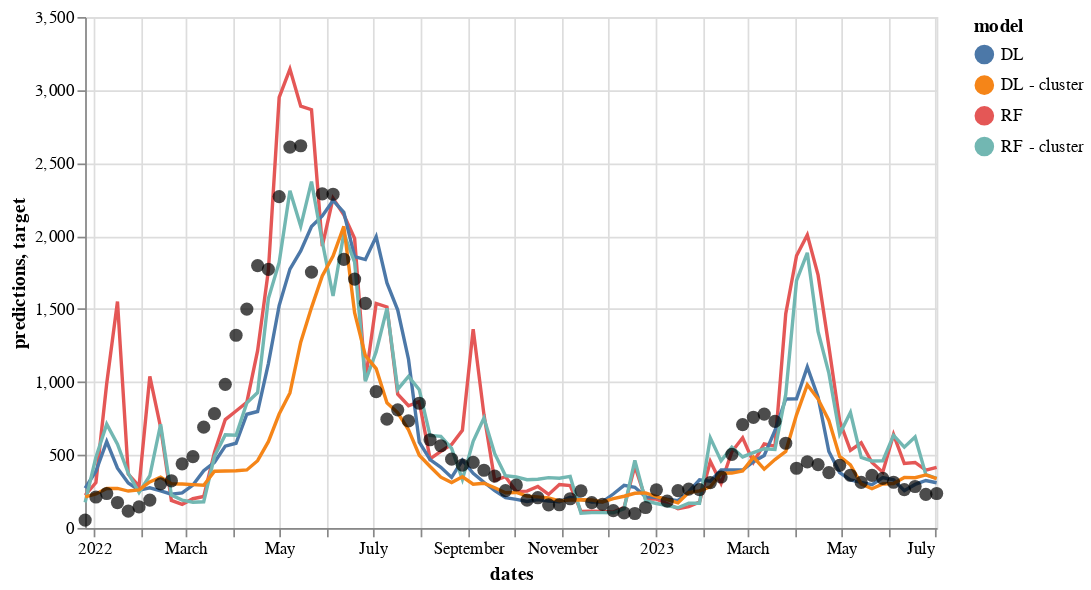

The notebook cell saved with this chart:
### Code cell
highlight = alt.selection_point(on='mouseover', fields=['model'], nearest=True)

data = alt.Chart(df_e).mark_circle(size = 60).encode(
    x='dates:T',
    y='target:Q',
    color=alt.value('black'),
    #size = alt.value(3)
    tooltip = 'target:Q'
).properties(
    width=500
)


base = alt.Chart(df_plot).encode(
   x='dates:T',
    y='predictions:Q',
    color='model:N'
).add_params(
    highlight
).properties(
    width=500
)

points = base.mark_circle().encode(
    opacity=alt.value(0)
).add_params(
    highlight
).properties(
    width=500
)

lines = base.mark_line().encode(
    #size=alt.condition(~highlight, alt.value(1), alt.value(3))
    color=alt.condition(highlight, alt.Color('model:N'), alt.value('lightgray')),
    tooltip = ['model:N', 'predictions']
    
)


timeseries = base.mark_line().encode(
    color=alt.Color('model:N').legend(None)
).transform_filter(
    highlight
)


points + lines + data

### Figure 1 — Vega-Lite specification as saved in the notebook (floating-point values rounded to 4 significant figures; data arrays with more than 128 entries replaced by an {"elided": "..."} marker saying what was removed)
{"config": {"view": {"continuousWidth": 300, "continuousHeight": 300}}, "layer": [{"mark": {"type": "circle"}, "encoding": {"color": {"field": "model", "type": "nominal"}, "opacity": {"value": 0}, "x": {"field": "dates", "type": "temporal"}, "y": {"field": "predictions", "type": "quantitative"}}, "name": "view_59"}, {"mark": {"type": "line"}, "encoding": {"color": {"condition": {"param": "param_53", "field": "model", "type": "nominal"}, "value": "lightgray"}, "tooltip": [{"field": "model", "type": "nominal"}, {"field": "predictions", "type": "quantitative"}], "x": {"field": "dates", "type": "temporal"}, "y": {"field": "predictions", "type": "quantitative"}}}, {"data": {"name": "data-b40a1c7709b089215ee40ee14eba6338"}, "mark": {"type": "circle", "size": 60}, "encoding": {"color": {"value": "black"}, "tooltip": {"field": "target", "type": "quantitative"}, "x": {"field": "dates", "type": "temporal"}, "y": {"field": "target", "type": "quantitative"}}}], "data": {"name": "data-82f8dd32896fa514f98f5260fde8a790"}, "params": [{"name": "param_53", "select": {"type": "point", "fields": ["model"], "nearest": true, "on": "mouseover"}, "views": ["view_59"]}], "width": 500, "$schema": "https://vega.github.io/schema/vega-lite/v5.8.0.json", "datasets": {"data-82f8dd32896fa514f98f5260fde8a790": {"elided": "320 records"}, "data-b40a1c7709b089215ee40ee14eba6338": [{"dates": "2021-12-26T00:00:00", "target": 54.0, "preds": 224.0, "lb": 0.0, "ub": 657.2, "target_nn": 54.0, "preds_nn": 273.0, "lb_nn": 119.7, "ub_nn": 455.1, "target_cluster": 54.0, "preds_cluster": 174.7, "lb_cluster": 0.0, "ub_cluster": 483.7, "target_nn_cluster": 54.0, "preds_nn_cluster": 212.8, "lb_nn_cluster": 64.83, "ub_nn_cluster": 331.9}, {"dates": "2022-01-02T00:00:00", "target": 212.0, "preds": 311.1, "lb": 0.0, "ub": 926.3, "target_nn": 212.0, "preds_nn": 388.2, "lb_nn": 211.4, "ub_nn": 684.2, "target_cluster": 212.0, "preds_cluster": 484.2, "lb_cluster": 56.64, "ub_cluster": 911.8, "target_nn_cluster": 212.0, "preds_nn_cluster": 232.7, "lb_nn_cluster": 43.72, "ub_nn_cluster": 365.5}, {"dates": "2022-01-09T00:00:00", "target": 236.0, "preds": 989.6, "lb": 0.0, "ub": 2140.0, "target_nn": 236.0, "preds_nn": 591.6, "lb_nn": 269.0, "ub_nn": 959.5, "target_cluster": 236.0, "preds_cluster": 711.3, "lb_cluster": 334.4, "ub_cluster": 1088.0, "target_nn_cluster": 236.0, "preds_nn_cluster": 270.1, "lb_nn_cluster": 90.2, "ub_nn_cluster": 404.4}, {"dates": "2022-01-16T00:00:00", "target": 174.0, "preds": 1551.0, "lb": 104.7, "ub": 2996.0, "target_nn": 174.0, "preds_nn": 409.7, "lb_nn": 214.7, "ub_nn": 694.7, "target_cluster": 174.0, "preds_cluster": 574.1, "lb_cluster": 206.4, "ub_cluster": 941.9, "target_nn_cluster": 174.0, "preds_nn_cluster": 270.5, "lb_nn_cluster": 97.82, "ub_nn_cluster": 384.2}, {"dates": "2022-01-23T00:00:00", "target": 115.0, "preds": 368.9, "lb": 0.0, "ub": 2020.0, "target_nn": 115.0, "preds_nn": 307.9, "lb_nn": 156.8, "ub_nn": 486.8, "target_cluster": 115.0, "preds_cluster": 374.8, "lb_cluster": 0.0, "ub_cluster": 859.0, "target_nn_cluster": 115.0, "preds_nn_cluster": 252.7, "lb_nn_cluster": 122.0, "ub_nn_cluster": 394.7}, {"dates": "2022-01-30T00:00:00", "target": 144.0, "preds": 286.0, "lb": 0.0, "ub": 1978.0, "target_nn": 144.0, "preds_nn": 257.9, "lb_nn": 110.2, "ub_nn": 410.5, "target_cluster": 144.0, "preds_cluster": 242.6, "lb_cluster": 0.0, "ub_cluster": 941.0, "target_nn_cluster": 144.0, "preds_nn_cluster": 260.4, "lb_nn_cluster": 115.4, "ub_nn_cluster": 359.4}, {"dates": "2022-02-06T00:00:00", "target": 191.0, "preds": 1039.0, "lb": 0.0, "ub": 3066.0, "target_nn": 191.0, "preds_nn": 275.0, "lb_nn": 146.7, "ub_nn": 409.3, "target_cluster": 191.0, "preds_cluster": 357.3, "lb_cluster": 0.0, "ub_cluster": 1480.0, "target_nn_cluster": 191.0, "preds_nn_cluster": 314.8, "lb_nn_cluster": 111.6, "ub_nn_cluster": 550.0}, {"dates": "2022-02-13T00:00:00", "target": 302.0, "preds": 690.0, "lb": 0.0, "ub": 2315.0, "target_nn": 302.0, "preds_nn": 253.6, "lb_nn": 120.9, "ub_nn": 401.7, "target_cluster": 302.0, "preds_cluster": 710.4, "lb_cluster": 0.0, "ub_cluster": 1970.0, "target_nn_cluster": 302.0, "preds_nn_cluster": 347.3, "lb_nn_cluster": 174.6, "ub_nn_cluster": 521.8}, {"dates": "2022-02-20T00:00:00", "target": 323.0, "preds": 188.6, "lb": 0.0, "ub": 1767.0, "target_nn": 323.0, "preds_nn": 230.8, "lb_nn": 106.6, "ub_nn": 399.6, "target_cluster": 323.0, "preds_cluster": 225.4, "lb_cluster": 0.0, "ub_cluster": 1497.0, "target_nn_cluster": 323.0, "preds_nn_cluster": 302.6, "lb_nn_cluster": 135.8, "ub_nn_cluster": 429.2}, {"dates": "2022-02-27T00:00:00", "target": 439.0, "preds": 161.9, "lb": 0.0, "ub": 1571.0, "target_nn": 439.0, "preds_nn": 239.4, "lb_nn": 85.71, "ub_nn": 371.4, "target_cluster": 439.0, "preds_cluster": 190.4, "lb_cluster": 0.0, "ub_cluster": 1206.0, "target_nn_cluster": 439.0, "preds_nn_cluster": 301.4, "lb_nn_cluster": 180.3, "ub_nn_cluster": 481.1}, {"dates": "2022-03-06T00:00:00", "target": 488.0, "preds": 200.1, "lb": 0.0, "ub": 1337.0, "target_nn": 488.0, "preds_nn": 294.0, "lb_nn": 141.5, "ub_nn": 465.8, "target_cluster": 488.0, "preds_cluster": 176.1, "lb_cluster": 0.0, "ub_cluster": 1108.0, "target_nn_cluster": 488.0, "preds_nn_cluster": 296.9, "lb_nn_cluster": 132.6, "ub_nn_cluster": 438.5}, {"dates": "2022-03-13T00:00:00", "target": 690.0, "preds": 215.0, "lb": 0.0, "ub": 1515.0, "target_nn": 690.0, "preds_nn": 391.4, "lb_nn": 224.4, "ub_nn": 736.2, "target_cluster": 690.0, "preds_cluster": 179.4, "lb_cluster": 0.0, "ub_cluster": 1117.0, "target_nn_cluster": 690.0, "preds_nn_cluster": 292.6, "lb_nn_cluster": 143.2, "ub_nn_cluster": 475.4}, {"dates": "2022-03-20T00:00:00", "target": 783.0, "preds": 518.9, "lb": 0.0, "ub": 1792.0, "target_nn": 783.0, "preds_nn": 450.0, "lb_nn": 258.6, "ub_nn": 803.1, "target_cluster": 783.0, "preds_cluster": 490.6, "lb_cluster": 0.0, "ub_cluster": 1543.0, "target_nn_cluster": 783.0, "preds_nn_cluster": 388.3, "lb_nn_cluster": 240.8, "ub_nn_cluster": 597.7}, {"dates": "2022-03-27T00:00:00", "target": 984.0, "preds": 742.3, "lb": 0.0, "ub": 1816.0, "target_nn": 984.0, "preds_nn": 560.2, "lb_nn": 276.7, "ub_nn": 1083.0, "target_cluster": 984.0, "preds_cluster": 637.5, "lb_cluster": 0.0, "ub_cluster": 1567.0, "target_nn_cluster": 984.0, "preds_nn_cluster": 390.2, "lb_nn_cluster": 214.4, "ub_nn_cluster": 578.5}, {"dates": "2022-04-03T00:00:00", "target": 1320.0, "preds": 801.3, "lb": 483.2, "ub": 1119.0, "target_nn": 1320.0, "preds_nn": 580.2, "lb_nn": 303.1, "ub_nn": 1257.0, "target_cluster": 1320.0, "preds_cluster": 634.6, "lb_cluster": 0.0, "ub_cluster": 1600.0, "target_nn_cluster": 1320.0, "preds_nn_cluster": 391.8, "lb_nn_cluster": 203.0, "ub_nn_cluster": 606.0}, {"dates": "2022-04-10T00:00:00", "target": 1499.0, "preds": 860.5, "lb": 641.1, "ub": 1080.0, "target_nn": 1499.0, "preds_nn": 778.9, "lb_nn": 457.7, "ub_nn": 1218.0, "target_cluster": 1499.0, "preds_cluster": 856.7, "lb_cluster": 0.0, "ub_cluster": 1889.0, "target_nn_cluster": 1499.0, "preds_nn_cluster": 397.2, "lb_nn_cluster": 165.2, "ub_nn_cluster": 597.0}, {"dates": "2022-04-17T00:00:00", "target": 1797.0, "preds": 1214.0, "lb": 889.1, "ub": 1539.0, "target_nn": 1797.0, "preds_nn": 797.5, "lb_nn": 496.9, "ub_nn": 1558.0, "target_cluster": 1797.0, "preds_cluster": 927.1, "lb_cluster": 0.0, "ub_cluster": 1918.0, "target_nn_cluster": 1797.0, "preds_nn_cluster": 460.5, "lb_nn_cluster": 271.4, "ub_nn_cluster": 786.6}, {"dates": "2022-04-24T00:00:00", "target": 1771.0, "preds": 1763.0, "lb": 1279.0, "ub": 2247.0, "target_nn": 1771.0, "preds_nn": 1126.0, "lb_nn": 501.9, "ub_nn": 2067.0, "target_cluster": 1771.0, "preds_cluster": 1571.0, "lb_cluster": 479.0, "ub_cluster": 2664.0, "target_nn_cluster": 1771.0, "preds_nn_cluster": 591.1, "lb_nn_cluster": 298.6, "ub_nn_cluster": 953.4}, {"dates": "2022-05-01T00:00:00", "target": 2270.0, "preds": 2950.0, "lb": 2573.0, "ub": 3326.0, "target_nn": 2270.0, "preds_nn": 1524.0, "lb_nn": 654.3, "ub_nn": 2304.0, "target_cluster": 2270.0, "preds_cluster": 1819.0, "lb_cluster": 818.9, "ub_cluster": 2818.0, "target_nn_cluster": 2270.0, "preds_nn_cluster": 780.0, "lb_nn_cluster": 459.6, "ub_nn_cluster": 1185.0}, {"dates": "2022-05-08T00:00:00", "target": 2609.0, "preds": 3144.0, "lb": 2693.0, "ub": 3594.0, "target_nn": 2609.0, "preds_nn": 1773.0, "lb_nn": 964.8, "ub_nn": 2521.0, "target_cluster": 2609.0, "preds_cluster": 2309.0, "lb_cluster": 1388.0, "ub_cluster": 3231.0, "target_nn_cluster": 2609.0, "preds_nn_cluster": 924.6, "lb_nn_cluster": 563.7, "ub_nn_cluster": 1704.0}, {"dates": "2022-05-15T00:00:00", "target": 2618.0, "preds": 2889.0, "lb": 2380.0, "ub": 3399.0, "target_nn": 2618.0, "preds_nn": 1898.0, "lb_nn": 910.8, "ub_nn": 2943.0, "target_cluster": 2618.0, "preds_cluster": 2066.0, "lb_cluster": 1114.0, "ub_cluster": 3019.0, "target_nn_cluster": 2618.0, "preds_nn_cluster": 1272.0, "lb_nn_cluster": 679.0, "ub_nn_cluster": 2075.0}, {"dates": "2022-05-22T00:00:00", "target": 1753.0, "preds": 2865.0, "lb": 2196.0, "ub": 3534.0, "target_nn": 1753.0, "preds_nn": 2065.0, "lb_nn": 1253.0, "ub_nn": 2875.0, "target_cluster": 1753.0, "preds_cluster": 2373.0, "lb_cluster": 1351.0, "ub_cluster": 3395.0, "target_nn_cluster": 1753.0, "preds_nn_cluster": 1509.0, "lb_nn_cluster": 783.8, "ub_nn_cluster": 2511.0}, {"dates": "2022-05-29T00:00:00", "target": 2289.0, "preds": 1931.0, "lb": 1053.0, "ub": 2810.0, "target_nn": 2289.0, "preds_nn": 2138.0, "lb_nn": 1258.0, "ub_nn": 2872.0, "target_cluster": 2289.0, "preds_cluster": 1960.0, "lb_cluster": 955.8, "ub_cluster": 2965.0, "target_nn_cluster": 2289.0, "preds_nn_cluster": 1727.0, "lb_nn_cluster": 878.3, "ub_nn_cluster": 2605.0}, {"dates": "2022-06-05T00:00:00", "target": 2286.0, "preds": 2259.0, "lb": 978.2, "ub": 3540.0, "target_nn": 2286.0, "preds_nn": 2243.0, "lb_nn": 1278.0, "ub_nn": 3108.0, "target_cluster": 2286.0, "preds_cluster": 1589.0, "lb_cluster": 629.0, "ub_cluster": 2549.0, "target_nn_cluster": 2286.0, "preds_nn_cluster": 1863.0, "lb_nn_cluster": 968.3, "ub_nn_cluster": 2907.0}, {"dates": "2022-06-12T00:00:00", "target": 1840.0, "preds": 2146.0, "lb": 642.4, "ub": 3649.0, "target_nn": 1840.0, "preds_nn": 2162.0, "lb_nn": 1408.0, "ub_nn": 2992.0, "target_cluster": 1840.0, "preds_cluster": 2017.0, "lb_cluster": 954.7, "ub_cluster": 3079.0, "target_nn_cluster": 1840.0, "preds_nn_cluster": 2066.0, "lb_nn_cluster": 1163.0, "ub_nn_cluster": 3034.0}, {"dates": "2022-06-19T00:00:00", "target": 1705.0, "preds": 1983.0, "lb": 258.8, "ub": 3707.0, "target_nn": 1705.0, "preds_nn": 1859.0, "lb_nn": 1099.0, "ub_nn": 2838.0, "target_cluster": 1705.0, "preds_cluster": 1821.0, "lb_cluster": 726.4, "ub_cluster": 2915.0, "target_nn_cluster": 1705.0, "preds_nn_cluster": 1474.0, "lb_nn_cluster": 937.7, "ub_nn_cluster": 2137.0}, {"dates": "2022-06-26T00:00:00", "target": 1539.0, "preds": 1013.0, "lb": 0.0, "ub": 3957.0, "target_nn": 1539.0, "preds_nn": 1839.0, "lb_nn": 1074.0, "ub_nn": 2716.0, "target_cluster": 1539.0, "preds_cluster": 1005.0, "lb_cluster": 0.0, "ub_cluster": 2267.0, "target_nn_cluster": 1539.0, "preds_nn_cluster": 1181.0, "lb_nn_cluster": 652.1, "ub_nn_cluster": 1809.0}, {"dates": "2022-07-03T00:00:00", "target": 934.0, "preds": 1538.0, "lb": 0.0, "ub": 4938.0, "target_nn": 934.0, "preds_nn": 1996.0, "lb_nn": 1145.0, "ub_nn": 2711.0, "target_cluster": 934.0, "preds_cluster": 1208.0, "lb_cluster": 0.0, "ub_cluster": 2553.0, "target_nn_cluster": 934.0, "preds_nn_cluster": 1091.0, "lb_nn_cluster": 706.5, "ub_nn_cluster": 1957.0}, {"dates": "2022-07-10T00:00:00", "target": 745.0, "preds": 1514.0, "lb": 0.0, "ub": 5244.0, "target_nn": 745.0, "preds_nn": 1678.0, "lb_nn": 946.4, "ub_nn": 2446.0, "target_cluster": 745.0, "preds_cluster": 1504.0, "lb_cluster": 101.5, "ub_cluster": 2907.0, "target_nn_cluster": 745.0, "preds_nn_cluster": 857.1, "lb_nn_cluster": 537.7, "ub_nn_cluster": 1405.0}, {"dates": "2022-07-17T00:00:00", "target": 809.0, "preds": 916.3, "lb": 0.0, "ub": 4289.0, "target_nn": 809.0, "preds_nn": 1492.0, "lb_nn": 766.2, "ub_nn": 2214.0, "target_cluster": 809.0, "preds_cluster": 948.9, "lb_cluster": 0.0, "ub_cluster": 2326.0, "target_nn_cluster": 809.0, "preds_nn_cluster": 788.6, "lb_nn_cluster": 549.7, "ub_nn_cluster": 1280.0}, {"dates": "2022-07-24T00:00:00", "target": 733.0, "preds": 836.8, "lb": 0.0, "ub": 4212.0, "target_nn": 733.0, "preds_nn": 1156.0, "lb_nn": 632.1, "ub_nn": 1905.0, "target_cluster": 733.0, "preds_cluster": 1038.0, "lb_cluster": 0.0, "ub_cluster": 2554.0, "target_nn_cluster": 733.0, "preds_nn_cluster": 672.4, "lb_nn_cluster": 451.9, "ub_nn_cluster": 1136.0}, {"dates": "2022-07-31T00:00:00", "target": 854.0, "preds": 865.2, "lb": 0.0, "ub": 3668.0, "target_nn": 854.0, "preds_nn": 587.4, "lb_nn": 415.1, "ub_nn": 876.5, "target_cluster": 854.0, "preds_cluster": 946.4, "lb_cluster": 0.0, "ub_cluster": 2447.0, "target_nn_cluster": 854.0, "preds_nn_cluster": 498.4, "lb_nn_cluster": 321.7, "ub_nn_cluster": 696.4}, {"dates": "2022-08-07T00:00:00", "target": 604.0, "preds": 473.2, "lb": 0.0, "ub": 2280.0, "target_nn": 604.0, "preds_nn": 467.6, "lb_nn": 286.5, "ub_nn": 663.1, "target_cluster": 604.0, "preds_cluster": 633.1, "lb_cluster": 0.0, "ub_cluster": 1983.0, "target_nn_cluster": 604.0, "preds_nn_cluster": 420.9, "lb_nn_cluster": 277.3, "ub_nn_cluster": 600.2}, {"dates": "2022-08-14T00:00:00", "target": 563.0, "preds": 524.2, "lb": 0.0, "ub": 2385.0, "target_nn": 563.0, "preds_nn": 415.5, "lb_nn": 255.1, "ub_nn": 671.3, "target_cluster": 563.0, "preds_cluster": 626.9, "lb_cluster": 0.0, "ub_cluster": 2103.0, "target_nn_cluster": 563.0, "preds_nn_cluster": 347.5, "lb_nn_cluster": 223.1, "ub_nn_cluster": 487.4}, {"dates": "2022-08-21T00:00:00", "target": 471.0, "preds": 572.0, "lb": 0.0, "ub": 2170.0, "target_nn": 471.0, "preds_nn": 346.1, "lb_nn": 219.4, "ub_nn": 568.0, "target_cluster": 471.0, "preds_cluster": 544.3, "lb_cluster": 0.0, "ub_cluster": 1762.0, "target_nn_cluster": 471.0, "preds_nn_cluster": 311.5, "lb_nn_cluster": 164.9, "ub_nn_cluster": 454.4}, {"dates": "2022-08-28T00:00:00", "target": 430.0, "preds": 669.0, "lb": 0.0, "ub": 2070.0, "target_nn": 430.0, "preds_nn": 463.6, "lb_nn": 283.4, "ub_nn": 978.4, "target_cluster": 430.0, "preds_cluster": 332.3, "lb_cluster": 0.0, "ub_cluster": 1476.0, "target_nn_cluster": 430.0, "preds_nn_cluster": 350.4, "lb_nn_cluster": 173.7, "ub_nn_cluster": 482.7}, {"dates": "2022-09-04T00:00:00", "target": 449.0, "preds": 1362.0, "lb": 0.0, "ub": 3369.0, "target_nn": 449.0, "preds_nn": 373.7, "lb_nn": 202.1, "ub_nn": 596.2, "target_cluster": 449.0, "preds_cluster": 593.2, "lb_cluster": 0.0, "ub_cluster": 1746.0, "target_nn_cluster": 449.0, "preds_nn_cluster": 299.7, "lb_nn_cluster": 128.1, "ub_nn_cluster": 417.4}, {"dates": "2022-09-11T00:00:00", "target": 395.0, "preds": 776.3, "lb": 0.0, "ub": 2597.0, "target_nn": 395.0, "preds_nn": 313.0, "lb_nn": 138.9, "ub_nn": 454.4, "target_cluster": 395.0, "preds_cluster": 752.5, "lb_cluster": 0.0, "ub_cluster": 1712.0, "target_nn_cluster": 395.0, "preds_nn_cluster": 306.1, "lb_nn_cluster": 142.0, "ub_nn_cluster": 444.5}, {"dates": "2022-09-18T00:00:00", "target": 355.0, "preds": 325.5, "lb": 0.0, "ub": 2030.0, "target_nn": 355.0, "preds_nn": 255.9, "lb_nn": 100.4, "ub_nn": 394.8, "target_cluster": 355.0, "preds_cluster": 508.4, "lb_cluster": 0.0, "ub_cluster": 1584.0, "target_nn_cluster": 355.0, "preds_nn_cluster": 275.2, "lb_nn_cluster": 112.5, "ub_nn_cluster": 400.7}, {"dates": "2022-09-25T00:00:00", "target": 256.0, "preds": 350.7, "lb": 0.0, "ub": 2112.0, "target_nn": 256.0, "preds_nn": 207.8, "lb_nn": 55.12, "ub_nn": 370.7, "target_cluster": 256.0, "preds_cluster": 357.9, "lb_cluster": 0.0, "ub_cluster": 1562.0, "target_nn_cluster": 256.0, "preds_nn_cluster": 240.6, "lb_nn_cluster": 99.42, "ub_nn_cluster": 370.2}, {"dates": "2022-10-02T00:00:00", "target": 294.0, "preds": 248.7, "lb": 0.0, "ub": 1126.0, "target_nn": 294.0, "preds_nn": 196.1, "lb_nn": 40.96, "ub_nn": 362.7, "target_cluster": 294.0, "preds_cluster": 349.1, "lb_cluster": 0.0, "ub_cluster": 1381.0, "target_nn_cluster": 294.0, "preds_nn_cluster": 243.0, "lb_nn_cluster": 64.91, "ub_nn_cluster": 414.6}, {"dates": "2022-10-09T00:00:00", "target": 190.0, "preds": 252.4, "lb": 0.0, "ub": 868.8, "target_nn": 190.0, "preds_nn": 181.2, "lb_nn": 49.21, "ub_nn": 323.0, "target_cluster": 190.0, "preds_cluster": 329.9, "lb_cluster": 0.0, "ub_cluster": 1158.0, "target_nn_cluster": 190.0, "preds_nn_cluster": 218.1, "lb_nn_cluster": 73.01, "ub_nn_cluster": 362.9}, {"dates": "2022-10-16T00:00:00", "target": 207.0, "preds": 283.7, "lb": 0.0, "ub": 1001.0, "target_nn": 207.0, "preds_nn": 194.3, "lb_nn": 18.32, "ub_nn": 337.1, "target_cluster": 207.0, "preds_cluster": 333.4, "lb_cluster": 0.0, "ub_cluster": 1038.0, "target_nn_cluster": 207.0, "preds_nn_cluster": 212.5, "lb_nn_cluster": 88.83, "ub_nn_cluster": 357.0}, {"dates": "2022-10-23T00:00:00", "target": 158.0, "preds": 229.6, "lb": 0.0, "ub": 611.5, "target_nn": 158.0, "preds_nn": 183.3, "lb_nn": 16.84, "ub_nn": 365.4, "target_cluster": 158.0, "preds_cluster": 344.4, "lb_cluster": 0.0, "ub_cluster": 833.0, "target_nn_cluster": 158.0, "preds_nn_cluster": 205.1, "lb_nn_cluster": 26.48, "ub_nn_cluster": 363.9}, {"dates": "2022-10-30T00:00:00", "target": 159.0, "preds": 297.6, "lb": 0.0, "ub": 672.6, "target_nn": 159.0, "preds_nn": 179.9, "lb_nn": 45.61, "ub_nn": 331.9, "target_cluster": 159.0, "preds_cluster": 340.6, "lb_cluster": 0.0, "ub_cluster": 722.2, "target_nn_cluster": 159.0, "preds_nn_cluster": 185.6, "lb_nn_cluster": 11.35, "ub_nn_cluster": 330.6}, {"dates": "2022-11-06T00:00:00", "target": 200.0, "preds": 289.4, "lb": 83.19, "ub": 495.7, "target_nn": 200.0, "preds_nn": 210.2, "lb_nn": 67.54, "ub_nn": 381.9, "target_cluster": 200.0, "preds_cluster": 352.8, "lb_cluster": 118.0, "ub_cluster": 587.6, "target_nn_cluster": 200.0, "preds_nn_cluster": 191.5, "lb_nn_cluster": 8.967, "ub_nn_cluster": 319.1}, {"dates": "2022-11-13T00:00:00", "target": 254.0, "preds": 113.5, "lb": 40.55, "ub": 186.4, "target_nn": 254.0, "preds_nn": 195.5, "lb_nn": 73.03, "ub_nn": 349.1, "target_cluster": 254.0, "preds_cluster": 100.8, "lb_cluster": 0.0, "ub_cluster": 212.9, "target_nn_cluster": 254.0, "preds_nn_cluster": 192.6, "lb_nn_cluster": 29.81, "ub_nn_cluster": 325.2}, {"dates": "2022-11-20T00:00:00", "target": 173.0, "preds": 114.0, "lb": 0.0, "ub": 437.7, "target_nn": 173.0, "preds_nn": 176.7, "lb_nn": 10.46, "ub_nn": 342.1, "target_cluster": 173.0, "preds_cluster": 104.8, "lb_cluster": 0.0, "ub_cluster": 301.6, "target_nn_cluster": 173.0, "preds_nn_cluster": 191.5, "lb_nn_cluster": 26.84, "ub_nn_cluster": 336.6}, {"dates": "2022-11-27T00:00:00", "target": 161.0, "preds": 113.6, "lb": 0.0, "ub": 417.8, "target_nn": 161.0, "preds_nn": 178.2, "lb_nn": 30.71, "ub_nn": 306.6, "target_cluster": 161.0, "preds_cluster": 105.0, "lb_cluster": 0.0, "ub_cluster": 301.6, "target_nn_cluster": 161.0, "preds_nn_cluster": 178.2, "lb_nn_cluster": 12.21, "ub_nn_cluster": 304.7}, {"dates": "2022-12-04T00:00:00", "target": 118.0, "preds": 108.2, "lb": 0.0, "ub": 500.6, "target_nn": 118.0, "preds_nn": 232.3, "lb_nn": 53.39, "ub_nn": 449.8, "target_cluster": 118.0, "preds_cluster": 103.6, "lb_cluster": 0.0, "ub_cluster": 333.1, "target_nn_cluster": 118.0, "preds_nn_cluster": 201.4, "lb_nn_cluster": 73.91, "ub_nn_cluster": 356.4}, {"dates": "2022-12-11T00:00:00", "target": 103.0, "preds": 139.9, "lb": 0.0, "ub": 838.5, "target_nn": 103.0, "preds_nn": 291.2, "lb_nn": 92.79, "ub_nn": 587.3, "target_cluster": 103.0, "preds_cluster": 132.2, "lb_cluster": 0.0, "ub_cluster": 462.2, "target_nn_cluster": 103.0, "preds_nn_cluster": 217.1, "lb_nn_cluster": 25.05, "ub_nn_cluster": 348.1}, {"dates": "2022-12-18T00:00:00", "target": 99.0, "preds": 422.9, "lb": 0.0, "ub": 1223.0, "target_nn": 99.0, "preds_nn": 278.9, "lb_nn": 74.17, "ub_nn": 478.8, "target_cluster": 99.0, "preds_cluster": 463.1, "lb_cluster": 18.76, "ub_cluster": 907.5, "target_nn_cluster": 99.0, "preds_nn_cluster": 237.6, "lb_nn_cluster": 93.81, "ub_nn_cluster": 360.8}, {"dates": "2022-12-25T00:00:00", "target": 140.0, "preds": 198.5, "lb": 0.0, "ub": 1126.0, "target_nn": 140.0, "preds_nn": 212.8, "lb_nn": 75.49, "ub_nn": 399.5, "target_cluster": 140.0, "preds_cluster": 185.7, "lb_cluster": 0.0, "ub_cluster": 797.0, "target_nn_cluster": 140.0, "preds_nn_cluster": 239.9, "lb_nn_cluster": 71.32, "ub_nn_cluster": 349.0}, {"dates": "2023-01-01T00:00:00", "target": 261.0, "preds": 197.3, "lb": 0.0, "ub": 955.0, "target_nn": 261.0, "preds_nn": 209.6, "lb_nn": 36.3, "ub_nn": 361.2, "target_cluster": 261.0, "preds_cluster": 167.3, "lb_cluster": 0.0, "ub_cluster": 820.9, "target_nn_cluster": 261.0, "preds_nn_cluster": 215.0, "lb_nn_cluster": 81.91, "ub_nn_cluster": 358.7}, {"dates": "2023-01-08T00:00:00", "target": 184.0, "preds": 167.8, "lb": 0.0, "ub": 1045.0, "target_nn": 184.0, "preds_nn": 196.7, "lb_nn": 42.92, "ub_nn": 342.4, "target_cluster": 184.0, "preds_cluster": 153.3, "lb_cluster": 0.0, "ub_cluster": 1055.0, "target_nn_cluster": 184.0, "preds_nn_cluster": 193.3, "lb_nn_cluster": 18.37, "ub_nn_cluster": 321.1}, {"dates": "2023-01-15T00:00:00", "target": 255.0, "preds": 131.4, "lb": 0.0, "ub": 811.4, "target_nn": 255.0, "preds_nn": 187.1, "lb_nn": 40.48, "ub_nn": 320.4, "target_cluster": 255.0, "preds_cluster": 138.4, "lb_cluster": 0.0, "ub_cluster": 1068.0, "target_nn_cluster": 255.0, "preds_nn_cluster": 171.2, "lb_nn_cluster": 60.17, "ub_nn_cluster": 317.5}, {"dates": "2023-01-22T00:00:00", "target": 266.0, "preds": 146.2, "lb": 0.0, "ub": 885.3, "target_nn": 266.0, "preds_nn": 248.1, "lb_nn": 88.4, "ub_nn": 479.2, "target_cluster": 266.0, "preds_cluster": 169.3, "lb_cluster": 0.0, "ub_cluster": 1046.0, "target_nn_cluster": 266.0, "preds_nn_cluster": 242.3, "lb_nn_cluster": 22.06, "ub_nn_cluster": 376.8}, {"dates": "2023-01-29T00:00:00", "target": 263.0, "preds": 178.0, "lb": 0.0, "ub": 1170.0, "target_nn": 263.0, "preds_nn": 329.7, "lb_nn": 149.2, "ub_nn": 581.8, "target_cluster": 263.0, "preds_cluster": 169.3, "lb_cluster": 0.0, "ub_cluster": 1132.0, "target_nn_cluster": 263.0, "preds_nn_cluster": 253.6, "lb_nn_cluster": 118.5, "ub_nn_cluster": 429.5}, {"dates": "2023-02-05T00:00:00", "target": 310.0, "preds": 457.0, "lb": 0.0, "ub": 1186.0, "target_nn": 310.0, "preds_nn": 320.5, "lb_nn": 173.6, "ub_nn": 650.4, "target_cluster": 310.0, "preds_cluster": 617.0, "lb_cluster": 0.0, "ub_cluster": 1414.0, "target_nn_cluster": 310.0, "preds_nn_cluster": 281.0, "lb_nn_cluster": 126.6, "ub_nn_cluster": 502.8}, {"dates": "2023-02-12T00:00:00", "target": 349.0, "preds": 306.4, "lb": 0.0, "ub": 1204.0, "target_nn": 349.0, "preds_nn": 396.7, "lb_nn": 185.3, "ub_nn": 675.4, "target_cluster": 349.0, "preds_cluster": 459.3, "lb_cluster": 0.0, "ub_cluster": 1318.0, "target_nn_cluster": 349.0, "preds_nn_cluster": 373.7, "lb_nn_cluster": 211.7, "ub_nn_cluster": 552.5}, {"dates": "2023-02-19T00:00:00", "target": 504.0, "preds": 521.7, "lb": 148.5, "ub": 895.0, "target_nn": 504.0, "preds_nn": 396.5, "lb_nn": 166.2, "ub_nn": 831.6, "target_cluster": 504.0, "preds_cluster": 552.6, "lb_cluster": 0.0, "ub_cluster": 1452.0, "target_nn_cluster": 504.0, "preds_nn_cluster": 375.9, "lb_nn_cluster": 190.8, "ub_nn_cluster": 593.9}, {"dates": "2023-02-26T00:00:00", "target": 708.0, "preds": 617.4, "lb": 0.0, "ub": 1296.0, "target_nn": 708.0, "preds_nn": 396.9, "lb_nn": 169.6, "ub_nn": 703.4, "target_cluster": 708.0, "preds_cluster": 486.4, "lb_cluster": 0.0, "ub_cluster": 1544.0, "target_nn_cluster": 708.0, "preds_nn_cluster": 391.1, "lb_nn_cluster": 229.3, "ub_nn_cluster": 610.2}, {"dates": "2023-03-05T00:00:00", "target": 758.0, "preds": 450.5, "lb": 0.0, "ub": 970.8, "target_nn": 758.0, "preds_nn": 453.5, "lb_nn": 256.7, "ub_nn": 841.7, "target_cluster": 758.0, "preds_cluster": 515.5, "lb_cluster": 0.0, "ub_cluster": 1642.0, "target_nn_cluster": 758.0, "preds_nn_cluster": 484.5, "lb_nn_cluster": 261.8, "ub_nn_cluster": 830.2}, {"dates": "2023-03-12T00:00:00", "target": 780.0, "preds": 575.4, "lb": 127.5, "ub": 1023.0, "target_nn": 780.0, "preds_nn": 495.9, "lb_nn": 236.4, "ub_nn": 959.3, "target_cluster": 780.0, "preds_cluster": 542.9, "lb_cluster": 0.0, "ub_cluster": 1613.0, "target_nn_cluster": 780.0, "preds_nn_cluster": 402.3, "lb_nn_cluster": 197.0, "ub_nn_cluster": 642.5}, {"dates": "2023-03-19T00:00:00", "target": 730.0, "preds": 560.6, "lb": 176.2, "ub": 945.0, "target_nn": 730.0, "preds_nn": 667.7, "lb_nn": 340.2, "ub_nn": 1165.0, "target_cluster": 730.0, "preds_cluster": 537.8, "lb_cluster": 0.0, "ub_cluster": 1588.0, "target_nn_cluster": 730.0, "preds_nn_cluster": 468.4, "lb_nn_cluster": 255.1, "ub_nn_cluster": 787.3}, {"dates": "2023-03-26T00:00:00", "target": 580.0, "preds": 1468.0, "lb": 933.0, "ub": 2002.0, "target_nn": 580.0, "preds_nn": 883.3, "lb_nn": 470.1, "ub_nn": 1428.0, "target_cluster": 580.0, "preds_cluster": 914.7, "lb_cluster": 0.0, "ub_cluster": 2006.0, "target_nn_cluster": 580.0, "preds_nn_cluster": 523.9, "lb_nn_cluster": 292.3, "ub_nn_cluster": 854.6}, {"dates": "2023-04-02T00:00:00", "target": 409.0, "preds": 1865.0, "lb": 936.5, "ub": 2793.0, "target_nn": 409.0, "preds_nn": 884.6, "lb_nn": 481.6, "ub_nn": 1734.0, "target_cluster": 409.0, "preds_cluster": 1694.0, "lb_cluster": 444.5, "ub_cluster": 2943.0, "target_nn_cluster": 409.0, "preds_nn_cluster": 774.9, "lb_nn_cluster": 393.1, "ub_nn_cluster": 1406.0}, {"dates": "2023-04-09T00:00:00", "target": 452.0, "preds": 2008.0, "lb": 1133.0, "ub": 2883.0, "target_nn": 452.0, "preds_nn": 1102.0, "lb_nn": 570.7, "ub_nn": 1982.0, "target_cluster": 452.0, "preds_cluster": 1885.0, "lb_cluster": 706.5, "ub_cluster": 3063.0, "target_nn_cluster": 452.0, "preds_nn_cluster": 980.5, "lb_nn_cluster": 568.5, "ub_nn_cluster": 1609.0}, {"dates": "2023-04-16T00:00:00", "target": 434.0, "preds": 1732.0, "lb": 949.7, "ub": 2513.0, "target_nn": 434.0, "preds_nn": 896.1, "lb_nn": 508.4, "ub_nn": 1646.0, "target_cluster": 434.0, "preds_cluster": 1344.0, "lb_cluster": 305.0, "ub_cluster": 2383.0, "target_nn_cluster": 434.0, "preds_nn_cluster": 882.7, "lb_nn_cluster": 548.7, "ub_nn_cluster": 1482.0}, {"dates": "2023-04-23T00:00:00", "target": 379.0, "preds": 1243.0, "lb": 22.51, "ub": 2463.0, "target_nn": 379.0, "preds_nn": 523.5, "lb_nn": 342.5, "ub_nn": 959.4, "target_cluster": 379.0, "preds_cluster": 1060.0, "lb_cluster": 0.0, "ub_cluster": 2600.0, "target_nn_cluster": 379.0, "preds_nn_cluster": 736.5, "lb_nn_cluster": 445.0, "ub_nn_cluster": 1134.0}, {"dates": "2023-04-30T00:00:00", "target": 429.0, "preds": 731.8, "lb": 0.0, "ub": 2187.0, "target_nn": 429.0, "preds_nn": 379.4, "lb_nn": 230.1, "ub_nn": 639.1, "target_cluster": 429.0, "preds_cluster": 643.0, "lb_cluster": 0.0, "ub_cluster": 2219.0, "target_nn_cluster": 429.0, "preds_nn_cluster": 490.0, "lb_nn_cluster": 334.7, "ub_nn_cluster": 853.2}, {"dates": "2023-05-07T00:00:00", "target": 361.0, "preds": 531.1, "lb": 0.0, "ub": 2298.0, "target_nn": 361.0, "preds_nn": 329.2, "lb_nn": 165.5, "ub_nn": 511.8, "target_cluster": 361.0, "preds_cluster": 790.6, "lb_cluster": 0.0, "ub_cluster": 2507.0, "target_nn_cluster": 361.0, "preds_nn_cluster": 432.0, "lb_nn_cluster": 277.5, "ub_nn_cluster": 652.9}, {"dates": "2023-05-14T00:00:00", "target": 312.0, "preds": 583.3, "lb": 0.0, "ub": 2370.0, "target_nn": 312.0, "preds_nn": 312.0, "lb_nn": 161.4, "ub_nn": 437.1, "target_cluster": 312.0, "preds_cluster": 482.9, "lb_cluster": 0.0, "ub_cluster": 2288.0, "target_nn_cluster": 312.0, "preds_nn_cluster": 301.9, "lb_nn_cluster": 144.3, "ub_nn_cluster": 484.4}, {"dates": "2023-05-21T00:00:00", "target": 360.0, "preds": 448.1, "lb": 0.0, "ub": 2061.0, "target_nn": 360.0, "preds_nn": 296.3, "lb_nn": 169.7, "ub_nn": 473.7, "target_cluster": 360.0, "preds_cluster": 458.5, "lb_cluster": 0.0, "ub_cluster": 1947.0, "target_nn_cluster": 360.0, "preds_nn_cluster": 268.7, "lb_nn_cluster": 120.0, "ub_nn_cluster": 406.8}, {"dates": "2023-05-28T00:00:00", "target": 340.0, "preds": 382.1, "lb": 0.0, "ub": 2029.0, "target_nn": 340.0, "preds_nn": 345.6, "lb_nn": 192.3, "ub_nn": 576.1, "target_cluster": 340.0, "preds_cluster": 459.1, "lb_cluster": 0.0, "ub_cluster": 1859.0, "target_nn_cluster": 340.0, "preds_nn_cluster": 300.8, "lb_nn_cluster": 134.1, "ub_nn_cluster": 435.4}, {"dates": "2023-06-04T00:00:00", "target": 313.0, "preds": 639.8, "lb": 0.0, "ub": 2147.0, "target_nn": 313.0, "preds_nn": 328.9, "lb_nn": 180.0, "ub_nn": 476.1, "target_cluster": 313.0, "preds_cluster": 634.9, "lb_cluster": 0.0, "ub_cluster": 1734.0, "target_nn_cluster": 313.0, "preds_nn_cluster": 304.6, "lb_nn_cluster": 158.3, "ub_nn_cluster": 426.9}, {"dates": "2023-06-11T00:00:00", "target": 263.0, "preds": 441.1, "lb": 0.0, "ub": 1739.0, "target_nn": 263.0, "preds_nn": 255.0, "lb_nn": 145.8, "ub_nn": 402.9, "target_cluster": 263.0, "preds_cluster": 553.6, "lb_cluster": 0.0, "ub_cluster": 1406.0, "target_nn_cluster": 263.0, "preds_nn_cluster": 346.1, "lb_nn_cluster": 160.6, "ub_nn_cluster": 536.2}, {"dates": "2023-06-18T00:00:00", "target": 284.0, "preds": 448.6, "lb": 0.0, "ub": 1787.0, "target_nn": 284.0, "preds_nn": 298.2, "lb_nn": 169.8, "ub_nn": 471.1, "target_cluster": 284.0, "preds_cluster": 622.9, "lb_cluster": 0.0, "ub_cluster": 1557.0, "target_nn_cluster": 284.0, "preds_nn_cluster": 343.7, "lb_nn_cluster": 191.6, "ub_nn_cluster": 543.7}, {"dates": "2023-06-25T00:00:00", "target": 230.0, "preds": 395.3, "lb": 0.0, "ub": 1357.0, "target_nn": 230.0, "preds_nn": 324.9, "lb_nn": 150.7, "ub_nn": 554.9, "target_cluster": 230.0, "preds_cluster": 364.5, "lb_cluster": 0.0, "ub_cluster": 1182.0, "target_nn_cluster": 230.0, "preds_nn_cluster": 363.2, "lb_nn_cluster": 180.0, "ub_nn_cluster": 503.3}, {"dates": "2023-07-02T00:00:00", "target": 236.0, "preds": 414.9, "lb": 0.0, "ub": 1415.0, "target_nn": 236.0, "preds_nn": 309.7, "lb_nn": 164.9, "ub_nn": 548.5, "target_cluster": 236.0, "preds_cluster": 339.6, "lb_cluster": 0.0, "ub_cluster": 1236.0, "target_nn_cluster": 236.0, "preds_nn_cluster": 337.6, "lb_nn_cluster": 179.4, "ub_nn_cluster": 502.9}]}}
